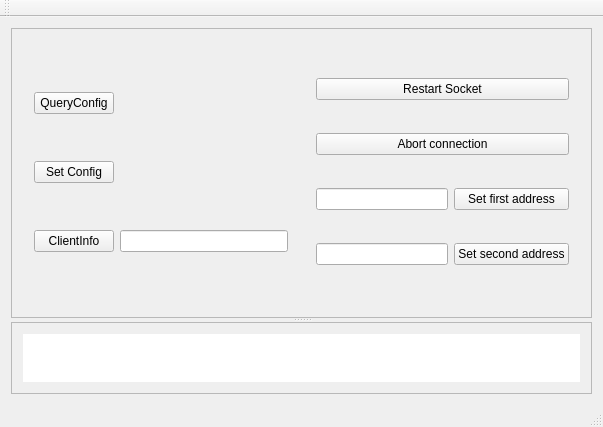
<?xml version="1.0" encoding="UTF-8"?>
<ui version="4.0">
 <class>MainWindow</class>
 <widget class="QMainWindow" name="MainWindow">
  <property name="geometry">
   <rect>
    <x>0</x>
    <y>0</y>
    <width>603</width>
    <height>427</height>
   </rect>
  </property>
  <property name="windowTitle">
   <string>MainWindow</string>
  </property>
  <widget class="QWidget" name="centralWidget">
   <layout class="QVBoxLayout" name="verticalLayout">
    <item>
     <widget class="QSplitter" name="splitter">
      <property name="orientation">
       <enum>Qt::Vertical</enum>
      </property>
      <widget class="QScrollArea" name="scrollArea">
       <property name="widgetResizable">
        <bool>true</bool>
       </property>
       <widget class="QWidget" name="scrollAreaWidgetContents">
        <property name="geometry">
         <rect>
          <x>0</x>
          <y>0</y>
          <width>583</width>
          <height>258</height>
         </rect>
        </property>
        <layout class="QHBoxLayout" name="horizontalLayout">
         <item>
          <widget class="QWidget" name="widget" native="true">
           <property name="sizePolicy">
            <sizepolicy hsizetype="Expanding" vsizetype="Preferred">
             <horstretch>0</horstretch>
             <verstretch>0</verstretch>
            </sizepolicy>
           </property>
           <layout class="QGridLayout" name="gridLayout">
            <item row="1" column="0">
             <widget class="QPushButton" name="pushButton_setConfiguration">
              <property name="text">
               <string>Set Config</string>
              </property>
             </widget>
            </item>
            <item row="0" column="0">
             <widget class="QPushButton" name="pushButton_QueryConfiguration">
              <property name="text">
               <string>QueryConfig</string>
              </property>
             </widget>
            </item>
            <item row="2" column="0">
             <widget class="QPushButton" name="pushButton_QueryClientInfo">
              <property name="text">
               <string>ClientInfo</string>
              </property>
             </widget>
            </item>
            <item row="2" column="1">
             <widget class="QLineEdit" name="lineEdit_ClientAddr">
              <property name="maxLength">
               <number>4</number>
              </property>
             </widget>
            </item>
           </layout>
          </widget>
         </item>
         <item>
          <widget class="QWidget" name="widget_2" native="true">
           <property name="sizePolicy">
            <sizepolicy hsizetype="Expanding" vsizetype="Preferred">
             <horstretch>0</horstretch>
             <verstretch>0</verstretch>
            </sizepolicy>
           </property>
           <layout class="QGridLayout" name="gridLayout_2">
            <item row="0" column="0" colspan="2">
             <widget class="QPushButton" name="pushButton_restartSocket">
              <property name="text">
               <string>Restart Socket</string>
              </property>
             </widget>
            </item>
            <item row="2" column="0">
             <widget class="QLineEdit" name="lineEdit_firstAddr">
              <property name="maxLength">
               <number>4</number>
              </property>
             </widget>
            </item>
            <item row="2" column="1">
             <widget class="QPushButton" name="pushButton_firstAddr">
              <property name="text">
               <string>Set first address</string>
              </property>
             </widget>
            </item>
            <item row="1" column="0" colspan="2">
             <widget class="QPushButton" name="pushButton_abortSocket">
              <property name="text">
               <string>Abort connection</string>
              </property>
             </widget>
            </item>
            <item row="3" column="0">
             <widget class="QLineEdit" name="lineEdit_secondAddr">
              <property name="maxLength">
               <number>4</number>
              </property>
             </widget>
            </item>
            <item row="3" column="1">
             <widget class="QPushButton" name="pushButton_secondAddr">
              <property name="text">
               <string>Set second address</string>
              </property>
             </widget>
            </item>
           </layout>
          </widget>
         </item>
        </layout>
       </widget>
      </widget>
      <widget class="QScrollArea" name="scrollArea_2">
       <property name="widgetResizable">
        <bool>true</bool>
       </property>
       <widget class="QWidget" name="scrollAreaWidgetContents_2">
        <property name="geometry">
         <rect>
          <x>0</x>
          <y>0</y>
          <width>583</width>
          <height>79</height>
         </rect>
        </property>
        <layout class="QVBoxLayout" name="verticalLayout_2">
         <item>
          <widget class="QLabel" name="label_log">
           <property name="styleSheet">
            <string notr="true">background-color: rgb(255, 255, 255);</string>
           </property>
           <property name="text">
            <string/>
           </property>
          </widget>
         </item>
        </layout>
       </widget>
      </widget>
     </widget>
    </item>
   </layout>
  </widget>
  <widget class="QMenuBar" name="menuBar">
   <property name="geometry">
    <rect>
     <x>0</x>
     <y>0</y>
     <width>603</width>
     <height>27</height>
    </rect>
   </property>
  </widget>
  <widget class="QToolBar" name="mainToolBar">
   <attribute name="toolBarArea">
    <enum>TopToolBarArea</enum>
   </attribute>
   <attribute name="toolBarBreak">
    <bool>false</bool>
   </attribute>
  </widget>
  <widget class="QStatusBar" name="statusBar"/>
 </widget>
 <layoutdefault spacing="6" margin="11"/>
 <resources/>
 <connections/>
</ui>
